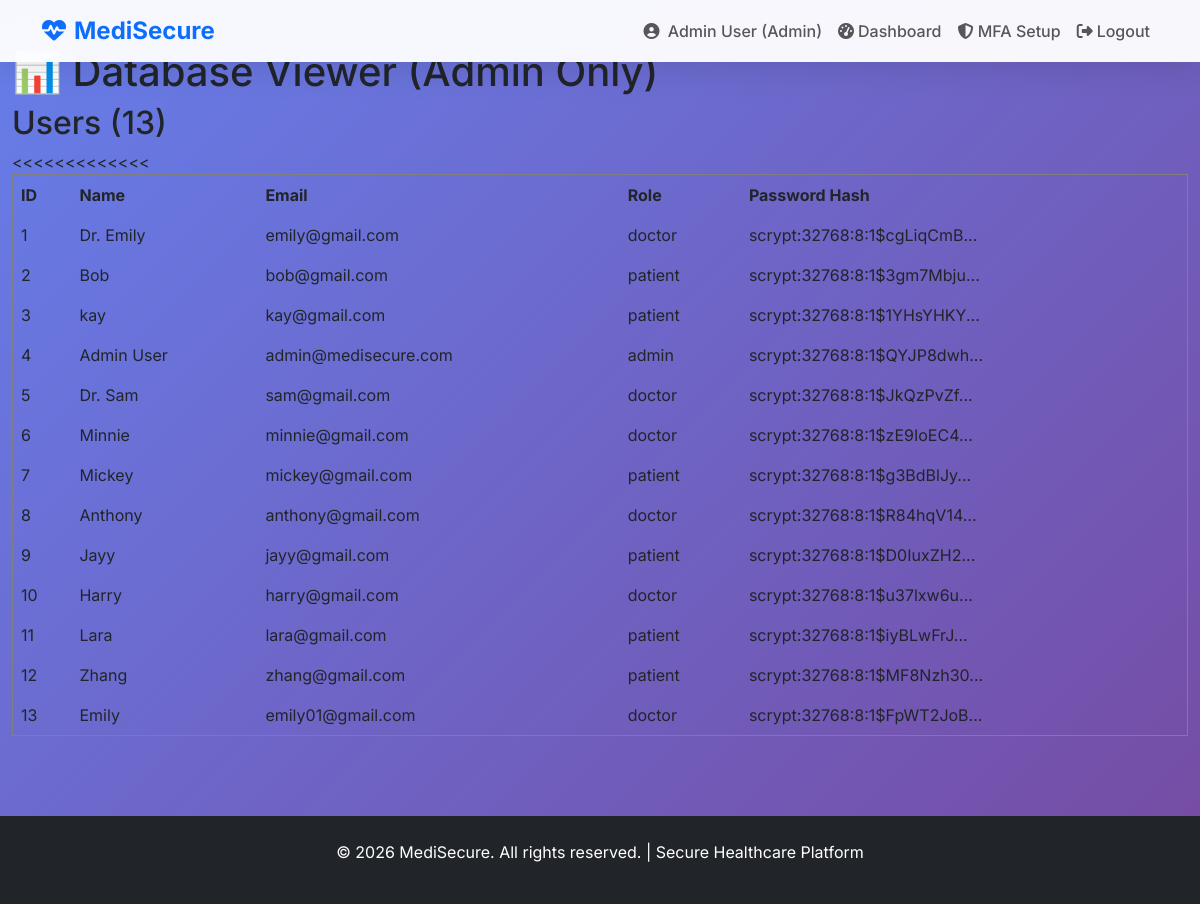
/db-viewer (signed in), run on the app's committed database.
### app.py (models this page shows, shortened)
class User(UserMixin, db.Model):
    id = db.Column(db.Integer, primary_key=True)
    full_name = db.Column(db.String(100), nullable=False)
    email = db.Column(db.String(120), unique=True, nullable=False)
    password_hash = db.Column(db.String(255), nullable=False)
    mfa_secret = db.Column(db.String(32), nullable=True)
    mfa_enabled = db.Column(db.Boolean, default=False)
    role = db.Column(db.String(20), default='patient')  # 'admin', 'doctor', 'patient'
    specialty = db.Column(db.String(50), nullable=True)

### app.py (the view)
@app.route('/db-viewer')
@login_required
def db_viewer():
    if current_user.role != 'admin':
        flash('Admin access only!', 'danger')
        return redirect(url_for('home'))
    users = User.query.all()
    appts = Appointment.query.all()
    return render_template('db_viewer.html', users=users, appointments=appts)

### app.py (called while the page is built)
@login_manager.user_loader
@login_manager.user_loader
def load_user(user_id):
    return User.query.get(int(user_id))

### templates/db_viewer.html (shortened to what this page needs)
{% extends "base.html" %}
{% block content %}
<h1>📊 Database Viewer (Admin Only)</h1>
<h2>Users ({{ users|length }})</h2>
<table border="1" cellpadding="8" cellspacing="0" style="width:100%; border-collapse: collapse;">
    <tr>
        <th>ID</th>
        <th>Name</th>
        <th>Email</th>
        <th>Role</th>
        <th>Password Hash</th>
    </tr>
    {% for user in users %}
    <tr>
        <td>{{ user.id }}</td>
        <td>{{ user.full_name }}</td>
        <td>{{ user.email }}</td>
        <td>{{ user.role }}</td>
        <<td>
            {% if user.password_hash %}
                {{ user.password_hash[:25] }}...
            {% else %}
                No password set
            {% endif %}
        </td>
    </tr>
    {% endfor %}
</table>
{% endblock %}

### templates/base.html (shortened to what this page needs)
<!DOCTYPE html>
<html lang="en">
<head>
    <link href="https://cdn.jsdelivr.net/npm/bootstrap@5.3.3/dist/css/bootstrap.min.css" rel="stylesheet">
    <link href="https://cdnjs.cloudflare.com/ajax/libs/font-awesome/6.5.1/css/all.min.css" rel="stylesheet">
</head>
<body>
    <nav class="navbar navbar-expand-lg navbar-light fixed-top">
        <div class="container">
            <a class="navbar-brand text-primary" href="{{ url_for('home') }}">
                <i class="fas fa-heartbeat me-2"></i>MediSecure
            </a>
            <div class="collapse navbar-collapse" id="navbarNav">
                <ul class="navbar-nav ms-auto">
                    {% if current_user.is_authenticated %}
                        <li class="nav-item">
                            <span class="nav-link">
                                <i class="fas fa-user-circle me-1"></i>
                                {{ current_user.full_name }} ({{ current_user.role.title() }})
                            </span>
                        </li>
                        <li class="nav-item">
                            <a class="nav-link" href="{{ url_for('dashboard') }}">
                                <i class="fas fa-tachometer-alt me-1"></i>Dashboard
                            </a>
                        </li>
                        <a href="{{ url_for('mfa_setup') }}" class="nav-link">
                            <i class="fas fa-shield-alt"></i> MFA Setup
                        </a>
                        <li class="nav-item">
                            <a class="nav-link" href="{{ url_for('logout') }}">
                                <i class="fas fa-sign-out-alt me-1"></i>Logout
                            </a>
                        </li>
                    {% endif %}
                </ul>
            </div>
        </div>
    </nav>
    <main class="pt-5">
        <div class="container-fluid">
            {% block content %}{% endblock %}
        </div>
    </main>
    <footer class="bg-dark text-white text-center py-4 mt-5">
        <p>&copy; 2026 MediSecure. All rights reserved. | Secure Healthcare Platform</p>
    </footer>
</body>
</html>

### templates/base.html (style rules this page uses)
* { font-family: 'Inter', sans-serif; }
body { background: linear-gradient(135deg, #667eea 0%, #764ba2 100%); min-height: 100vh; margin: 0; }
.navbar { background: rgba(255,255,255,0.95) !important; backdrop-filter: blur(20px); box-shadow: 0 8px 32px rgba(0,0,0,0.1); }
.navbar-brand { font-weight: 700; font-size: 1.5rem; }
.navbar-nav .nav-link { font-weight: 500; }
main { padding: 2rem 0; }

### data on the page
User: full_name "Admin User", role "Admin", id "4", email "admin@medisecure.com", role "admin", password_hash "scrypt:32768:8:1$QYJP8dwh"
User: id "1", full_name "Dr. Emily", email "emily@gmail.com", role "doctor", password_hash "scrypt:32768:8:1$cgLiqCmB"
User: id "2", full_name "Bob", email "bob@gmail.com", role "patient", password_hash "scrypt:32768:8:1$3gm7Mbju"
User: id "3", full_name "kay", email "kay@gmail.com", role "patient", password_hash "scrypt:32768:8:1$1YHsYHKY"
User: id "5", full_name "Dr. Sam", email "sam@gmail.com", role "doctor", password_hash "scrypt:32768:8:1$JkQzPvZf"
User: id "6", full_name "Minnie", email "minnie@gmail.com", role "doctor", password_hash "scrypt:32768:8:1$zE9IoEC4"
User: id "7", full_name "Mickey", email "mickey@gmail.com", role "patient", password_hash "scrypt:32768:8:1$g3BdBlJy"
User: id "8", full_name "Anthony", email "anthony@gmail.com", role "doctor", password_hash "scrypt:32768:8:1$R84hqV14"
User: id "9", full_name "Jayy", email "jayy@gmail.com", role "patient", password_hash "scrypt:32768:8:1$D0IuxZH2"
User: id "10", full_name "Harry", email "harry@gmail.com", role "doctor", password_hash "scrypt:32768:8:1$u37lxw6u"
User: id "11", full_name "Lara", email "lara@gmail.com", role "patient", password_hash "scrypt:32768:8:1$iyBLwFrJ"
User: id "12", full_name "Zhang", email "zhang@gmail.com", role "patient", password_hash "scrypt:32768:8:1$MF8Nzh30"
User: id "13", full_name "Emily", email "emily01@gmail.com", role "doctor", password_hash "scrypt:32768:8:1$FpWT2JoB"

### other printed values
{{ users|length }} "13"
